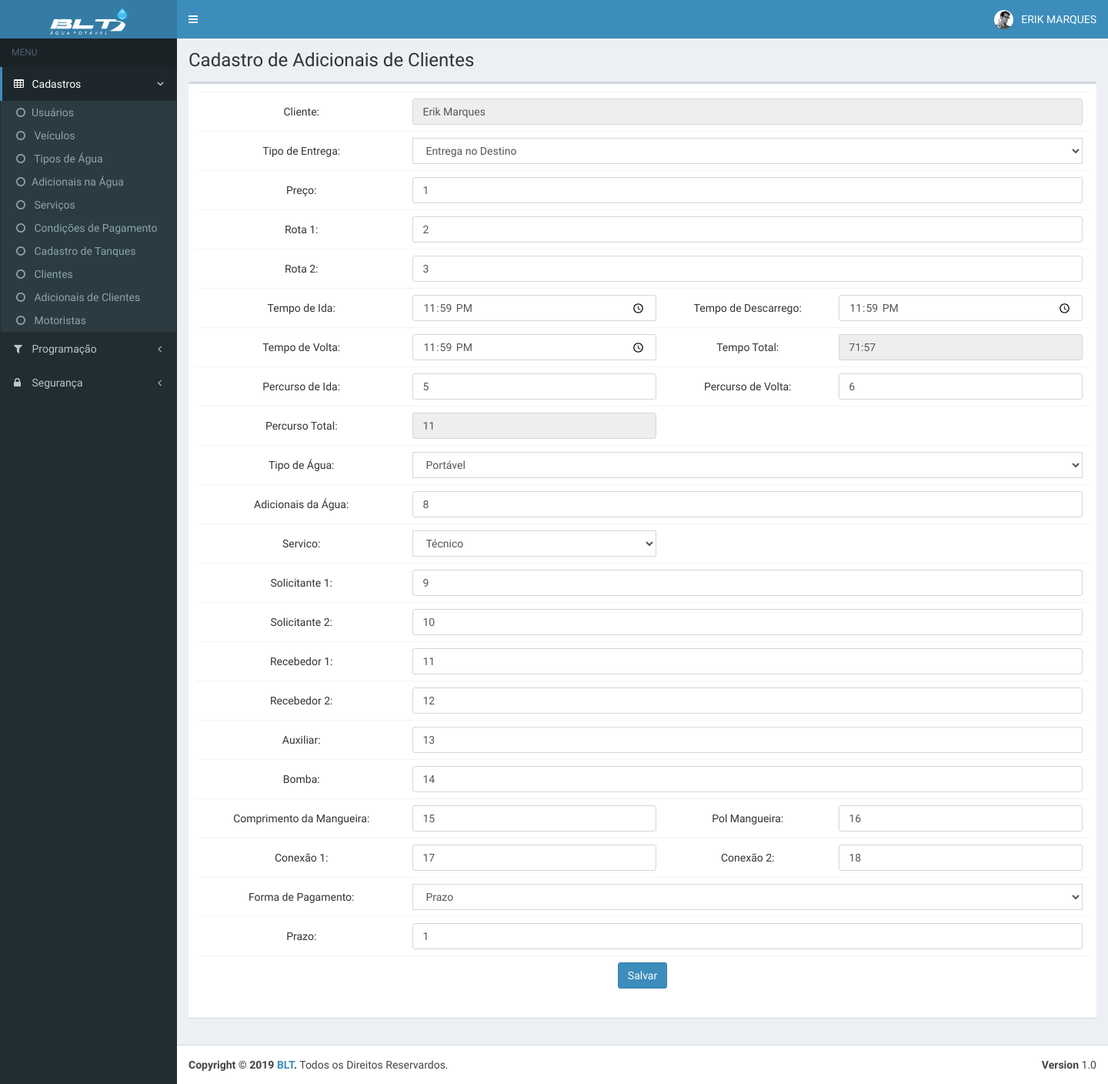
/pages/tables/altCadClientesAdicionais.php?id=2&c=Erik Marques (signed in), run on the app's committed database.
### tables this page shows
CREATE TABLE `cad_adicionais_clientes` (
  `id` int(11) NOT NULL,
  `data_inc` timestamp NOT NULL DEFAULT CURRENT_TIMESTAMP,
  `login_ad` varchar(20) NOT NULL,
  `cliente` varchar(20) NOT NULL,
  `t_entrega` varchar(100) NOT NULL,
  `preco` varchar(20) NOT NULL,
  `rota1` varchar(255) NOT NULL,
  `rota2` varchar(255) NOT NULL,
  `t_ida` time NOT NULL,
  `t_descarrego` time NOT NULL,
  `t_volta` time NOT NULL,
  `t_total` time NOT NULL,
  `p_ida` varchar(50) NOT NULL,
  `p_volta` varchar(50) NOT NULL,
  `p_total` varchar(50) NOT NULL,
  `t_agua` varchar(150) NOT NULL,
  `ad_agua` varchar(150) NOT NULL,
  `servico` varchar(150) NOT NULL,
  `solicit1` varchar(150) NOT NULL,
  `solicit2` varchar(150) NOT NULL,
  `recebedor1` varchar(150) NOT NULL,
  `recebedor2` varchar(150) NOT NULL,
  `auxiliar` varchar(150) NOT NULL,
  `bomba` varchar(150) NOT NULL,
  `comp_mangueira` varchar(100) NOT NULL,
  `pol_mangueira` varchar(100) NOT NULL,
  `conexao1` varchar(100) NOT NULL,
  `conexao2` varchar(100) NOT NULL,
  `f_pagamento` varchar(150) NOT NULL,
  `prazo` varchar(150) NOT NULL
);

### _scripts/Functions.php (called while the page is built, shortened)
<?php
function dadosLogin($login){
    include "config.php";
    $sql = "SELECT * FROM login WHERE login = '$login'";
    $query = $mysqli->query($sql);
    $linha = mysqli_fetch_array($query);
    return $linha['id'];
}
function dadosUsuario($login){
    include "config.php";
    $sql = "SELECT * FROM login WHERE login = '$login'";
    $query = $mysqli->query($sql);
    $linha = mysqli_fetch_array($query);
    return array($linha['nome'],$linha['funcao']);
}
?>

### pages/tables/altCadClientesAdicionais.php (the view, shortened to what this page needs)
<?php
include "../../_scripts/Functions.php";
$login = $_SESSION['login'];
$acess = dadosAcessso(dadosLogin($login));
$nome= dadosUsuario($login);
include "../../_scripts/config.php";
?>
<!DOCTYPE html>
<html>
  <head>
    <link rel="stylesheet" href="../../bootstrap/css/bootstrap.min.css">
    <link rel="stylesheet" href="https://maxcdn.bootstrapcdn.com/font-awesome/4.4.0/css/font-awesome.min.css">
    <link rel="stylesheet" href="https://code.ionicframework.com/ionicons/2.0.1/css/ionicons.min.css">
    <link rel="stylesheet" href="../../plugins/datatables/dataTables.bootstrap.css">
    <link rel="stylesheet" href="../../dist/css/AdminLTE.min.css">
    <link rel="stylesheet" href="../../dist/css/skins/_all-skins.min.css">
  </head>
  <body class="hold-transition skin-blue sidebar-mini">
    <div class="wrapper">
        <?php include "../../header.php"; ?>
       <?php
          $id = $_GET['id'];
          $c = $_GET['c'];
          $sql = "
            SELECT *
            FROM cad_adicionais_clientes
            WHERE cliente = '$id'";
            $query = $mysqli->query($sql);
            $linha = $query->fetch_array();
            $t_entrega = $linha['t_entrega'];
            $preco = $linha['preco'];
            $rota1 = $linha['rota1'];
            $rota2 = $linha['rota2'];
            $t_ida = $linha['t_ida'];
            $t_descarrego = $linha['t_descarrego'];
            $t_volta = $linha['t_volta'];
            $t_total = $linha['t_total'];
            $p_ida = $linha['p_ida'];
            $p_volta = $linha['p_volta'];
            $p_total = $linha['p_total'];
            $t_agua = $linha['t_agua'];
            $ad_agua = $linha['ad_agua'];
            $servico = $linha['servico'];
            $solicit1 = $linha['solicit1'];
            $solicit2 = $linha['solicit2'];
            $recebedor1 = $linha['recebedor1'];
            $recebedor2 = $linha['recebedor2'];
            $auxiliar = $linha['auxiliar'];
            $bomba = $linha['bomba'];
            $comp_mangueira = $linha['comp_mangueira'];
            $pol_mangueira = $linha['pol_mangueira'];
            $conexao1 = $linha['conexao1'];
            $conexao2 = $linha['conexao2'];
            $f_pagamento = $linha['f_pagamento'];
            $prazo = $linha['prazo'];
        ?>
      <aside class="main-sidebar">
        <section class="sidebar">
          <?php include "../../menu.php";  ?>
        </section>
      </aside>
      <div class="content-wrapper">
        <section class="content-header">
           <h1>
            Cadastro de Adicionais de Clientes
            <small>&nbsp;</small>
          </h1>
        </section>
        <section class="content">
          <div class="row">
            <div class="col-xs-12">
              <div class="box">
                <div class="box-body">
                  <form id="formulario" method="post" action="../../_scripts/salvar.php" role="form">
                  <table class="table" style="box-shadow: 0px 0px 1px #fff;border-radius: 3px;">
                  <tr>
                    <td style="vertical-align: middle;text-align: center">Cliente:</td>
                    <td colspan="3">
                     <input type="text" style="border-radius: 3px" value="<?php echo $c; ?>" readonly="" class="form-control" name="cp1" >
                    </td>
                  </tr>
                  <tr>
                    <td style="vertical-align: middle;text-align: center">Tipo de Entrega:</td>
                    <td colspan="3">
                      <select name="cp2" class="form-control">
                        <option value="<?php echo $t_entrega; ?>"><?php echo $t_entrega; ?></option>
                      </select>
                    </td>
                  </tr>
                  <tr>
                    <td style="vertical-align: middle;text-align: center">Preço:</td>
                    <td colspan="3">
                      <input type="text" style="border-radius: 3px" required="" value="<?php echo $preco; ?>" class="form-control" name="cp3">
                    </td>
                  </tr>
                  <tr>
                    <td style="vertical-align: middle;text-align: center">Rota 1:</td>
                    <td colspan="3">
                      <input type="text" style="border-radius: 3px" required="" value="<?php echo $rota1; ?>" class="form-control" name="cp4">
                    </td>
                  </tr>
                  <tr>
                    <td style="vertical-align: middle;text-align: center">Rota 2:</td>
                    <td colspan="3">
                      <input type="text" style="border-radius: 3px" required="" value="<?php echo $rota2; ?>" class="form-control" name="cp5">
                    </td>
                  </tr>
                  <tr>
                    <td style="vertical-align: middle;text-align: center">Tempo de Ida:</td>
                    <td>
                      <input type="time" id="segent"  style="border-radius: 3px" required="" value="<?php echo $t_ida; ?>" class="form-control" name="cp6" oninput="calcular()">
                    </td>
                    <td style="vertical-align: middle;text-align: center">Tempo de Descarrego:</td>
                    <td>
                      <input type="time" id="segsai"  style="border-radius: 3px" required="" value="<?php echo $t_descarrego; ?>" class="form-control" name="cp7" oninput="calcular()">
                    </td>
                  </tr>
                   <tr>
                    <td style="vertical-align: middle;text-align: center">Tempo de Volta:</td>
                    <td>
                      <input type="time" id="segs" style="border-radius: 3px" required="" value="<?php echo $t_volta; ?>" class="form-control" name="cp8" oninput="calcular()">
                    </td>
                    <td style="vertical-align: middle;text-align: center">Tempo Total:</td>
                    <td>
                      <input type="text"  style="border-radius: 3px" required="" value="<?php echo $t_total; ?>" class="form-control" name="cp9" id="resultseg" readonly="readonly">
                    </td>
                  </tr>
                  <tr>
                    <td style="vertical-align: middle;text-align: center">Percurso de Ida:</td>
                    <td>
                      <input type="text" id="pida"  style="border-radius: 3px" required="" value="<?php echo $p_ida; ?>" class="form-control" name="cp10" oninput="calcular2()">
                    </td>
                    <td style="vertical-align: middle;text-align: center">Percurso de Volta:</td>
                    <td>
                      <input type="text" id="pvolta" style="border-radius: 3px" required="" class="form-control" value="<?php echo $p_volta; ?>" name="cp11" oninput="calcular2()">
                    </td>
                  </tr>
                  <tr>
                    <td style="vertical-align: middle;text-align: center">Percurso Total:</td>
                    <td>
                      <input type="text" id="result_i" style="border-radius: 3px" required="" value="<?php echo $p_total; ?>" class="form-control" name="cp12" readonly="">
                    </td>
                    <td style="vertical-align: middle;text-align: center">&nbsp;</td>
                    <td>
                    </td>
                  </tr>
                  <tr>
                    <td style="vertical-align: middle;text-align: center">Tipo de Água:</td>
                    <td colspan="3">
                      <select name="cp13" class="form-control">
                        <option value="<?php echo utf8_encode($t_agua); ?>"><?php echo utf8_encode($t_agua); ?></option>
                      </select>
                    </td>
                  </tr>
                  <tr>
                    <td style="vertical-align: middle;text-align: center">Adicionais da Água:</td>
                    <td colspan="3">
                      <input type="text" style="border-radius: 3px" required="" value="<?php echo $ad_agua; ?>" class="form-control" name="cp14">
                    </td>
                  </tr>
                   <tr>
                    <td style="vertical-align: middle;text-align: center">Servico:</td>
                    <td>
                       <select name="cp15" class="form-control">
                        <option value="<?php echo utf8_encode($servico); ?>"><?php echo utf8_encode($servico); ?></option>
                      </select>
                    </td>
                    <td style="vertical-align: middle;text-align: center">&nbsp;</td>
                    <td>
                    </td>
                  </tr>
                  <tr>
                    <td style="vertical-align: middle;text-align: center">Solicitante 1:</td>
                    <td colspan="3">
                      <input type="text" value="<?php echo $solicit1; ?>" style="border-radius: 3px" required="" class="form-control" name="cp16">
                    </td>
                  </tr>
                  <tr>
                    <td style="vertical-align: middle;text-align: center">Solicitante 2:</td>
                    <td colspan="3">
                      <input type="text" value="<?php echo $solicit2; ?>" style="border-radius: 3px" required="" class="form-control" name="cp17">
                    </td>
                  </tr>
                  <tr>
                    <td style="vertical-align: middle;text-align: center">Recebedor 1:</td>
                    <td colspan="3">
                      <input type="text" value="<?php echo $recebedor1; ?>" style="border-radius: 3px" required="" class="form-control" name="cp18">
                    </td>
                  </tr>
                  <tr>
                    <td style="vertical-align: middle;text-align: center">Recebedor 2:</td>
                    <td colspan="3">
                      <input type="text" value="<?php echo $recebedor2; ?>" style="border-radius: 3px" required="" class="form-control" name="cp19">
                    </td>
                  </tr>
                  <tr>
                    <td style="vertical-align: middle;text-align: center">Auxiliar:</td>
                    <td colspan="3">
                      <input type="text" value="<?php echo $auxiliar; ?>" style="border-radius: 3px" required="" class="form-control" name="cp20">
                    </td>
                  </tr>
                  <tr>
                    <td style="vertical-align: middle;text-align: center">Bomba:</td>
                    <td colspan="3">
                      <input type="text" value="<?php echo $bomba; ?>" style="border-radius: 3px" required="" class="form-control" name="cp21">
                    </td>
                  </tr>
                  <tr>
                    <td style="vertical-align: middle;text-align: center">Comprimento da Mangueira:</td>
                    <td>
                      <input type="number" value="<?php echo $comp_mangueira; ?>" style="border-radius: 3px" required="" class="form-control" name="cp22">
                    </td>
                    <td style="vertical-align: middle;text-align: center">Pol Mangueira:</td>
                    <td>
                      <input type="text" value="<?php echo $pol_mangueira; ?>" style="border-radius: 3px" required="" class="form-control" name="cp23">
                    </td>
                  </tr>
                  <tr>
                    <td style="vertical-align: middle;text-align: center">Conexão 1:</td>
                    <td>
                      <input type="number" value="<?php echo $conexao1; ?>" style="border-radius: 3px" required="" class="form-control" name="cp24">
                    </td>
                    <td style="vertical-align: middle;text-align: center">Conexão 2:</td>
                    <td>
                      <input type="text" value="<?php echo $conexao2; ?>" style="border-radius: 3px" required="" class="form-control" name="cp25">
                    </td>
                  </tr>
                  <tr>
                    <td style="vertical-align: middle;text-align: center">Forma de Pagamento:</td>
                    <td colspan="3">
                      <select name="cp26" class="form-control">
                        <option value="<?php echo $f_pagamento; ?>"><?php echo $f_pagamento; ?></option>
                      </select>
                    </td>
                  </tr>
                  <tr>
                    <td style="vertical-align: middle;text-align: center">Prazo:</td>
                    <td colspan="3">
                      <input type="text" style="border-radius: 3px" value="<?php echo $prazo; ?>" required="" class="form-control" name="cp27">
                    </td>
                  </tr>
                  <tr>
                    <td style="text-align: center" colspan="4">
                    <input type="submit" value="Salvar" class="btn btn-primary">
                    </td>
                  </tr>
                  </table>
                  </form>
                </div>
              </div>
            </div>
          </div>
        </section>
      </div>
      <footer class="main-footer">
        <div class="pull-right hidden-xs">
          <b>Version</b> 1.0
        </div>
        <strong>Copyright &copy; 2019 <a href="#">BLT</a>.</strong> Todos os Direitos Reservardos.
      </footer>
    </div>
  </body>
</html>

### header.php (shortened to what this page needs)
<header class="main-header">
        <a href="../../index2.html" class="logo">
          <span class="logo-lg"><img src="../../images/logo3.png" width="50%" height="50%"></span>
        </a>
        <nav class="navbar navbar-static-top" role="navigation">
          <a href="#" class="sidebar-toggle" data-toggle="offcanvas" role="button">
          </a>
          <div class="navbar-custom-menu">
            <ul class="nav navbar-nav">
              <li class="dropdown user user-menu">
                <a href="#" class="dropdown-toggle" data-toggle="dropdown">
                  <img src="../../dist/img/user2-160x160.jpg" class="user-image" alt="User Image">
                  <span class="hidden-xs"><?php echo $nome[0]; ?></span>
                </a>
              </li>
            </ul>
          </div>
        </nav>
      </header>

### data on the page
cad_adicionais_clientes: cp2 "Entrega no Destino", cp3 "1", cp4 "2", cp5 "3", cp6 "23:59:00", cp7 "23:59:00", cp8 "23:59:00", cp9 "71:57", cp10 "5", cp11 "6", cp12 "11", cp13 "Portável", cp14 "8", cp15 "Técnico", cp16 "9", cp17 "10", cp18 "11", cp19 "12", cp20 "13", cp21 "14", cp22 "15", cp23 "16", cp24 "17", cp25 "18", cp26 "Prazo", cp27 "1"

### other printed values
$nome[0] "ERIK MARQUES"
